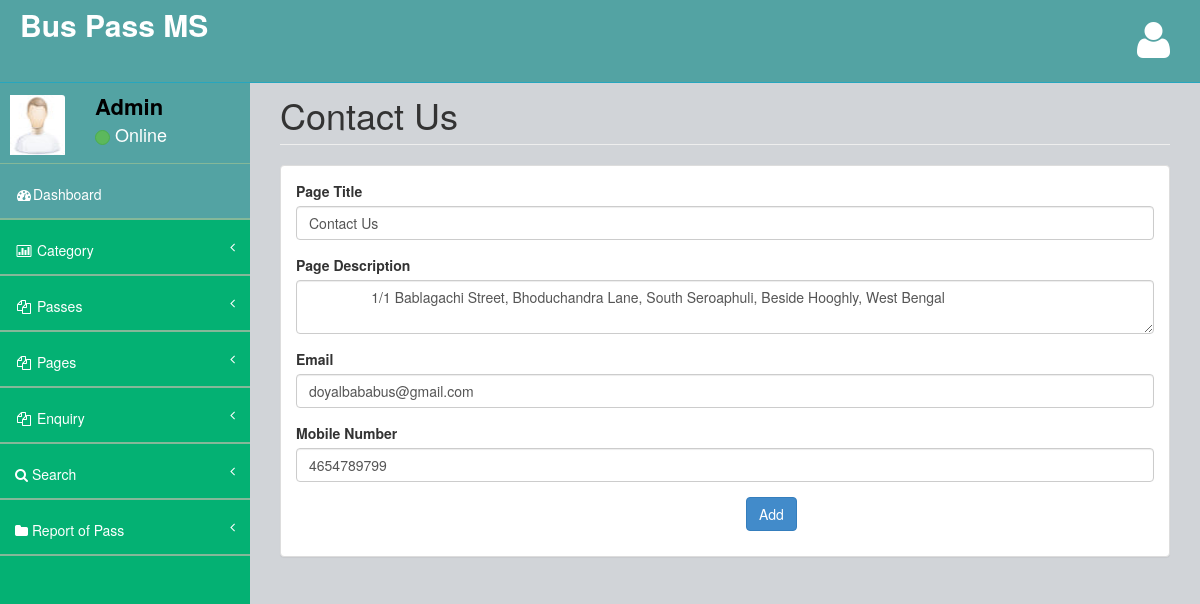
/admin/contactus.php (signed in), run on the app's committed database.
### tables this page shows
CREATE TABLE `tblpage` (
  `ID` int(10) NOT NULL,
  `PageType` varchar(200) DEFAULT NULL,
  `PageTitle` varchar(200) DEFAULT NULL,
  `PageDescription` mediumtext DEFAULT NULL,
  `Email` varchar(200) DEFAULT NULL,
  `MobileNumber` bigint(10) DEFAULT NULL,
  `UpdationDate` timestamp NOT NULL DEFAULT current_timestamp() ON UPDATE current_timestamp()
);

### admin/contactus.php (the view, shortened to what this page needs)
<?php
include('includes/dbconnection.php');
if (strlen($_SESSION['bpmsaid']==0)) {
  header('location:logout.php');
  } else{
  ?>
<!DOCTYPE html>
<html>
<head>
    <link href="assets/plugins/bootstrap/bootstrap.css" rel="stylesheet" />
    <link href="assets/font-awesome/css/font-awesome.css" rel="stylesheet" />
    <link href="assets/plugins/pace/pace-theme-big-counter.css" rel="stylesheet" />
   <link href="assets/css/style.css" rel="stylesheet" />
      <link href="assets/css/main-style.css" rel="stylesheet" />
</head>
<body>
    <div id="wrapper">
      <?php include_once('includes/header.php');?>
        <?php include_once('includes/sidebar.php');?>
          <div id="page-wrapper">
            <div class="row">
                <div class="col-lg-12">
                    <h1 class="page-header">Contact Us</h1>
                </div>
            </div>
            <div class="row">
                <div class="col-lg-12">
                    <div class="panel panel-default">
                        <div class="panel-body">
                            <div class="row">
                                <div class="col-lg-12">
                                    <form method="post" enctype="multipart/form-data">
                              <?php
$sql="SELECT * from  tblpage where PageType='contactus'";
$query = $dbh -> prepare($sql);
$query->execute();
$results=$query->fetchAll(PDO::FETCH_OBJ);
$cnt=1;
if($query->rowCount() > 0)
{
foreach($results as $row)
{               ?>
    <div class="form-group"> <label for="exampleInputEmail1">Page Title</label> <input type="text" name="pagetitle" id="pagetitle" required="true" value="<?php  echo $row->PageTitle;?>" class="form-control"> </div>
    <div class="form-group"> <label for="exampleInputEmail1">Page Description</label> <textarea type="text" name="pagedes" id="pagedes" required="true"class="form-control"><?php  echo $row->PageDescription;?></textarea> </div>
<div class="form-group">
                                            <label for="exampleInputEmail1">Email</label>
                                             <input type="text" name="email" id="email" required="true" value="<?php  echo $row->Email;?>" class="form-control">
                                        </div>
                                        <div class="form-group">
                                            <label for="exampleInputEmail1">Mobile Number</label>
                                              <input type="text" name="mobnum" id="mobnum" required="true" value="<?php  echo $row->MobileNumber;?>" class="form-control" maxlength="10" pattern="[0-9]+">
                                        </div>
    <?php $cnt=$cnt+1;}} ?>
     <p style="padding-left: 450px"><button type="submit" class="btn btn-primary" name="submit" id="submit">Add</button></p> </form>
                                </div>
                            </div>
                        </div>
                    </div>
                </div>
            </div>
        </div>
    </div>
</body>
</html>
<?php }  ?>

### admin/includes/sidebar.php (shortened to what this page needs)
<?php
include('includes/dbconnection.php');
?>
        <nav class="navbar-default navbar-static-side" role="navigation">
            <div class="sidebar-collapse">
                <ul class="nav" id="side-menu">
                    <li>
                        <div class="user-section">
                            <div class="user-section-inner">
                                <img src="assets/img/user.jpg" alt="">
                            </div>
                            <div class="user-info">
                                <?php
$aid=$_SESSION['bpmsaid'];
$sql="SELECT AdminName from  tbladmin where ID=:aid";
$query = $dbh -> prepare($sql);
$query->bindParam(':aid',$aid,PDO::PARAM_STR);
$query->execute();
$results=$query->fetchAll(PDO::FETCH_OBJ);
$cnt=1;
if($query->rowCount() > 0)
{
foreach($results as $row)
{               ?>
                                <div><strong><?php  echo $row->AdminName;?></strong></div>
                                <div class="user-text-online">
                                    <span class="user-circle-online btn btn-success btn-circle "></span>&nbsp;Online
                                </div>
                            </div>
                            <?php $cnt=$cnt+1;}} ?>
                        </div>
                    </li>
                    <li class="selected">
                        <a href="dashboard.php"><i class="fa fa-dashboard fa-fw"></i>Dashboard</a>
                    </li>
                    <li>
                        <a href="#"><i class="fa fa-bar-chart-o fa-fw"></i> Category<span class="fa arrow"></span></a>
                    </li>
                    <li>
                        <a href="#"><i class="fa fa-files-o fa-fw"></i> Passes<span class="fa arrow"></span></a>
                    </li>
                    <li>
                        <a href="#"><i class="fa fa-files-o fa-fw"></i> Pages<span class="fa arrow"></span></a>
                    </li>
                    <li>
                        <a href="#"><i class="fa fa-files-o fa-fw"></i> Enquiry<span class="fa arrow"></span></a>
                    </li>
                    <li>
                        <a href="search-pass.php"><i class="fa fa-search"></i>  Search<span class="fa arrow"></span></a>
                        </li>
                        <li>
                        <a href="pass-bwdates-report.php"><i class="fa fa-folder"></i>  Report of Pass<span class="fa arrow"></span></a>
                        </li>
                </ul>
            </div>
        </nav>

### admin/assets/css/style.css (style rules this page uses)
body { background-color: #f8f8f8; }
#wrapper { width: 100%; margin-top: 55px!important; background-color:#04B173; }
#page-wrapper { padding: 0 15px; min-height: 568px; background-color:rgb(209, 212, 216); }
.navbar-static-side ul li { border-bottom:1px solid #84B899 !important; }
.arrow { float: right; }
.fa.arrow:before { content: "\f104"; }
@media (min-width:768px) { .navbar-static-side { z-index: 1; position: absolute; width: 250px; } }
.btn-circle { width: 30px; height: 30px; padding: 6px 0; border-radius: 15px; text-align: center; font-size: 12px; line-height: 1.428571429; }

### admin/assets/css/main-style.css (style rules this page uses)
.user-section-inner { height: 65px; width: 65px; -moz-border-radius: 3px; -webkit-border-radius: 3px; border-radius: 3px; overflow: hidden; display: inline-block; float: left; margin-right: 15px; margin-top: 20px; }
.user-section-inner img { margin-left:10px; width:55px; height:60px; }
.user-info { display: block; color:#000!important; display: inline-block; padding: 15px; margin-bottom: 0px }
.user-text-online { font-size:18px; color:#fff }
.user-circle-online { width: 15px!important; height: 15px!important; }
.nav > li > a { padding: 20px 15px; }
#side-menu { background-color:#04B173; }
#side-menu a { color:#fff; border-bottom: 1px solid #84B899 !important; height: 55px; }
.selected { background-color:rgb(83, 163, 163); }
.navbar-default { border-color: #27A6BE; }
@media (min-width:768px) { #page-wrapper { position: inherit; margin: 0 0 0 250px; padding: 0 30px; min-height: 1000px; } }

### data on the page
tblpage: pagetitle "Contact Us", pagedes "1/1 Bablagachi Street, Bhoduchandra Lane, South Seroaphuli, Beside Hooghly, West Bengal", email "doyalbababus@gmail.com", mobnum "4654789799"

### other printed values
$row->AdminName "Admin"
